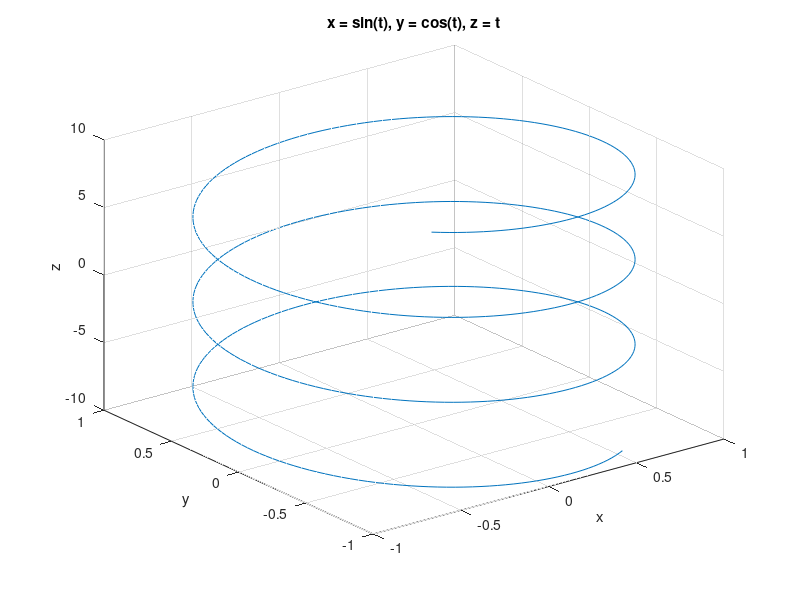

This chart was generated by the following MATLAB code: (Note: this script raises an error after producing the figure.)
% Program 1b - Plots and differential equations.
% Chapter 1 - A Tutorial Introduction to MATLAB and the Symbolic Math Package.
% Copyright Birkhaser 2014. Stephen Lynch.

% These commands should be run in the Command Window.
% Copy the commands into the Command Window.

clear
% Plot a simple function.
x=-2:.01:2;
plot(x,x.^2)                            

% Plot two functions on one graph.
t=0:.1:100;
y1=exp(-.1*t).*cos(t);y2=cos(t);
plot(t,y1,t,y2),legend('y1','y2')       

% Symbolic plots.
ezplot('x^2',[-2,2])                    
ezplot('exp(-t)*sin(t)'),xlabel('time'),ylabel('current'),title('decay')

% 3-D plots on a 50x50 grid.
ezcontour('y^2/2-x^2/2+x^4/4',[-2,2],50)
ezsurf('y^2/2-x^2/2+x^4/4',[-2,2],50)
ezsurfc('y^2/2-x^2/2+x^4/4',[-2,2],50)

% Parametric plot.
ezplot('t^3-4*t','t^2',[-3,3])

% 3-D parametric plot.
ezplot3('sin(t)','cos(t)','t',[-10,10])

% Symbolic solutions to ODEs.
dsolve('Dx=-x/t')
dsolve('D2x+5*Dx+6*x=10*sin(t)','x(0)=0','Dx(0)=0')

% Linear systems of ODEs.
[x,y]=dsolve('Dx=3*x+4*y','Dy=-4*x+3*y')
[x,y]=dsolve('Dx=x^2','Dy=y^2','x(0)=1,y(0)=1')

% A 3-D linear system.
[x,y,z]=dsolve('Dx=x','Dy=y','Dz=-z')

% Numerical solutionms to ODEs.
deq1=@(t,x) x(1)*(.1-.01*x(1));
[t,xa]=ode45(deq1,[0 100],50);
plot(t,xa(:,1))

% A 2-D system.
deq2=@(t,x) [.1*x(1)+x(2);-x(1)+.1*x(2)];
[t,xb]=ode45(deq2,[0 50],[.01,0]);
plot(xb(:,1),xb(:,2))

% A 3-D system.
deq3=@(t,x) [x(3)-x(1);-x(2);x(3)-17*x(1)+16];
[t,xc]=ode45(deq3,[0 20],[.8,.8,.8]);
plot3(xc(:,1),xc(:,2),xc(:,3))

% A stiff system.
deq4=@(t,x) [x(2);1000*(1-(x(1))^2)*x(2)-x(1)];
[t,xd]=ode23s(deq4,[0 3000],[.01,0]);
plot(xd(:,1),xd(:,2))

% x versus t.
plot(t,xd(:,1))

% End of Program 1b.






